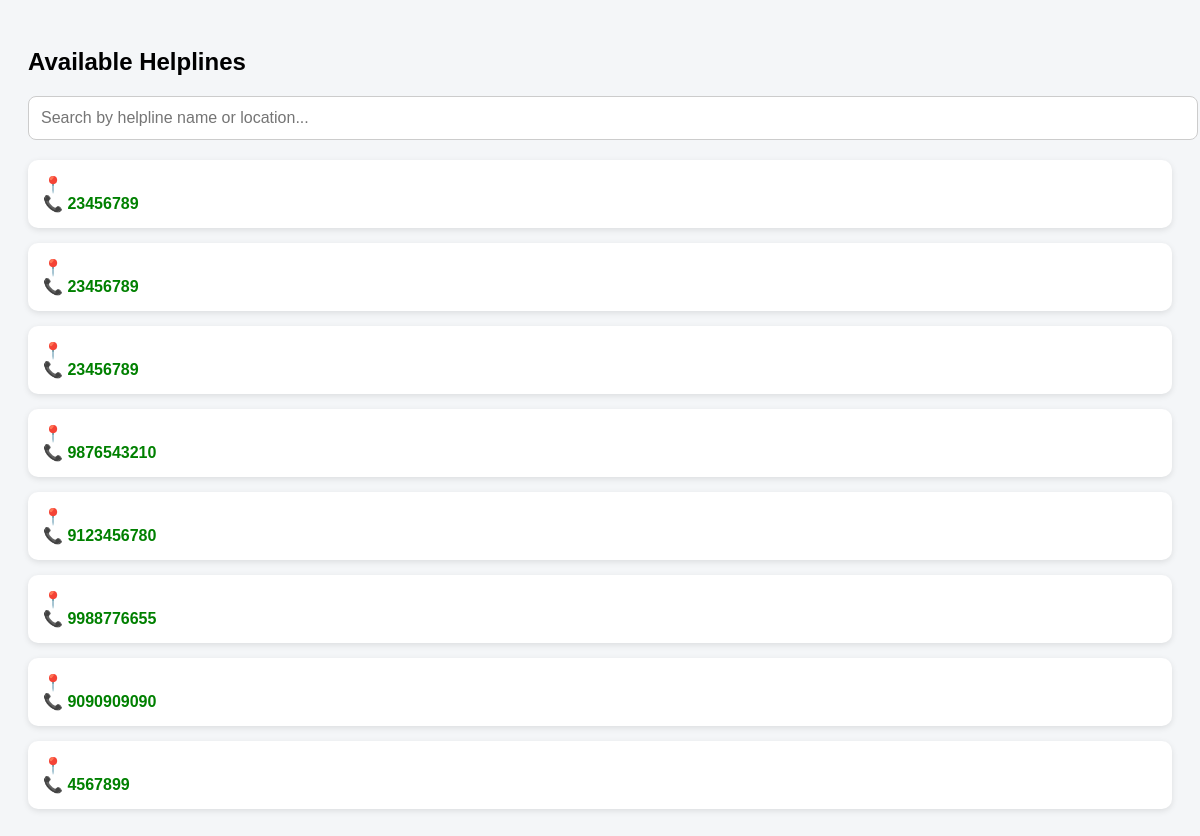
Page /user-helplines/ on the committed database.
### childmissedapp/models.py (models this page shows)
class HelplineRegister(models.Model):
    office_name = models.CharField(max_length=200)
    helpline_type = models.CharField(max_length=200)
    officer_name = models.CharField(max_length=200)
    designation = models.CharField(max_length=200)
    GENDER_CHOICES = (
        ('M', 'Male'),
        ('F', 'Female'),
        ('O', 'Other'),
    )
    gender = models.CharField(max_length=10)
    address = models.TextField()
    email = models.EmailField(unique=True)
    password = models.CharField(max_length=128, null=True, blank=True)
    phone = models.CharField(max_length=20)
    profile_photo = models.ImageField(upload_to='profile/')
    id_proof = models.ImageField(upload_to='idproof/')
    latitude = models.FloatField(null=True, blank=True)
    longitude = models.FloatField(null=True, blank=True)
    isapproved = models.BooleanField(default=True)

### childmissedapp/views.py (the view)
# urls.py: path('user-helplines/', views.user_helpline_list, name='user_helpline_list'),
def user_helpline_list(request):
    query = request.GET.get('q', '').strip()
    if query:
        helplines = HelplineRegister.objects.filter(
            Q(office_name__icontains=query) |
            Q(officer_name__icontains=query) |
            Q(address__icontains=query) |
            Q(helpline_type__icontains=query)
        )
    else:
        helplines = HelplineRegister.objects.all()
    return render(request, 'user_helpline_list.html', {
        'helplines': helplines,
        'query': query
    })

### childmissedapp/templates/user_helpline_list.html (shortened to what this page needs)
<!DOCTYPE html>
<html>
<head>
</head>
<body>
<h2>Available Helplines</h2>
<form method="GET">
    <input
        type="text"
        name="q"
        class="search-box"
        placeholder="Search by helpline name or location..."
        value="{{ query }}"
    >
</form>
{% for h in helplines %}
    <div class="card">
        <div class="location">📍 {{ h.location }}</div>
        <div class="phone">📞 {{ h.phone }}</div>
    </div>
{% empty %}
    <p>No helplines found.</p>
{% endfor %}
</body>
</html>

### childmissedapp/templates/user_helpline_list.html (style rules this page uses)
body { font-family: Arial; background: #f4f6f8; padding: 20px; }
.search-box { width: 100%; padding: 12px; margin-bottom: 20px; border-radius: 8px; border: 1px solid #ccc; font-size: 16px; }
.card { background: white; padding: 15px; border-radius: 10px; margin-bottom: 15px; box-shadow: 0 2px 6px rgba(0,0,0,0.1); }
.location { color: #555; }
.phone { color: green; font-weight: bold; }

### rows in the picture
HelplineRegister: phone "23456789"
HelplineRegister: phone "23456789"
HelplineRegister: phone "23456789"
HelplineRegister: phone "9876543210"
HelplineRegister: phone "9123456780"
HelplineRegister: phone "9988776655"
HelplineRegister: phone "9090909090"
HelplineRegister: phone "4567899"
